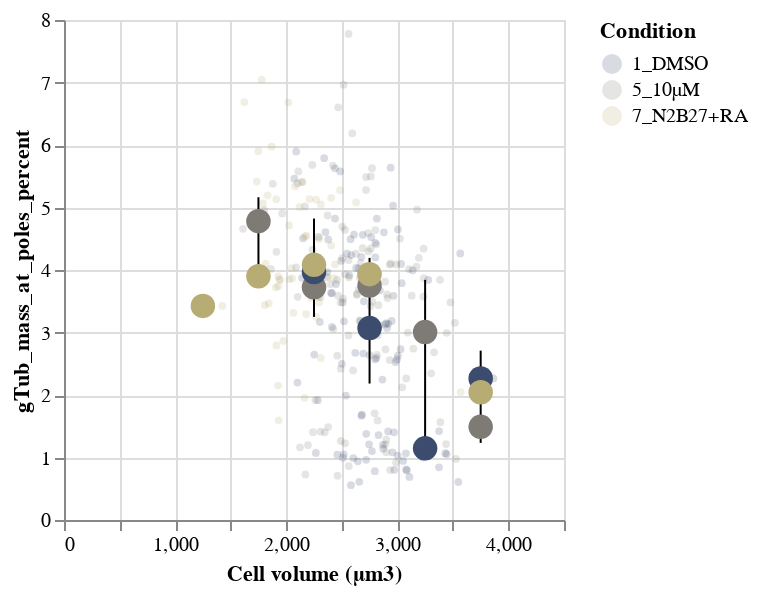

The notebook cell saved with this chart:
### Code cell
SCATTERBIN_CV_Partitioning = Scatter_bin(
    dataframe = df, 
    y = "gTub_mass_at_poles_percent", 
    y_title = "gTub_mass_at_poles_percent",
    x = "Cell_Volume_um3",
    x_title = "Cell volume (µm3)",
    color = "Condition",
    binextent = [0, 4500],
    binstep = 500
   # Circlesize = 5,
   # CircleOpacity = 1
)
SCATTERBIN_CV_Partitioning

### Figure 1 — Vega-Lite specification as saved in the notebook (floating-point values rounded to 4 significant figures; data arrays with more than 128 entries replaced by an {"elided": "..."} marker saying what was removed)
{"config": {"view": {"continuousWidth": 400, "continuousHeight": 300}}, "layer": [{"mark": {"type": "circle", "opacity": 0.2, "size": 15}, "encoding": {"color": {"type": "nominal", "field": "Condition", "scale": {"scheme": "cividis"}}, "x": {"type": "quantitative", "field": "Cell_Volume_um3", "title": "Cell volume (µm3)"}, "y": {"type": "quantitative", "field": "gTub_mass_at_poles_percent", "title": "gTub_mass_at_poles_percent"}}, "height": 250, "width": 250}, {"mark": {"type": "errorbar", "extent": "iqr"}, "encoding": {"x": {"type": "quantitative", "bin": {"extent": [0, 4500], "step": 500}, "field": "Cell_Volume_um3", "title": "Cell volume (µm3)"}, "y": {"type": "quantitative", "aggregate": "median", "bin": false, "field": "gTub_mass_at_poles_percent", "title": "gTub_mass_at_poles_percent"}}}, {"mark": {"type": "circle", "opacity": 1, "size": 150}, "encoding": {"color": {"type": "nominal", "field": "Condition", "scale": {"scheme": "cividis"}}, "x": {"type": "quantitative", "bin": {"extent": [0, 4500], "step": 500}, "field": "Cell_Volume_um3", "title": "Cell volume (µm3)"}, "y": {"type": "quantitative", "aggregate": "median", "bin": false, "field": "gTub_mass_at_poles_percent", "title": "gTub_mass_at_poles_percent"}}, "height": 250, "width": 250}], "data": {"name": "data-274f88e067f5c9d884555e45b5bdd4f7"}, "$schema": "https://vega.github.io/schema/vega-lite/v4.8.1.json", "datasets": {"data-274f88e067f5c9d884555e45b5bdd4f7": {"elided": "287 records"}}}
